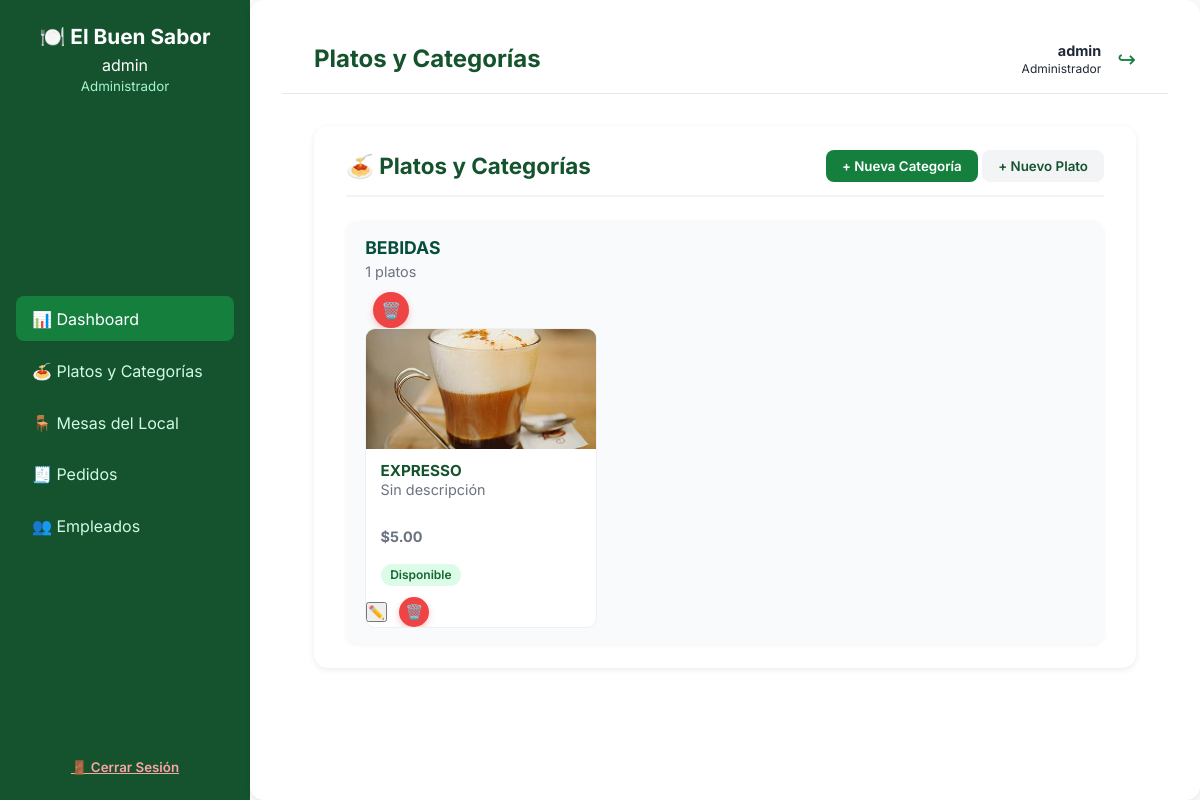
Before: /panel/platos/ (signed in) with the older database file.
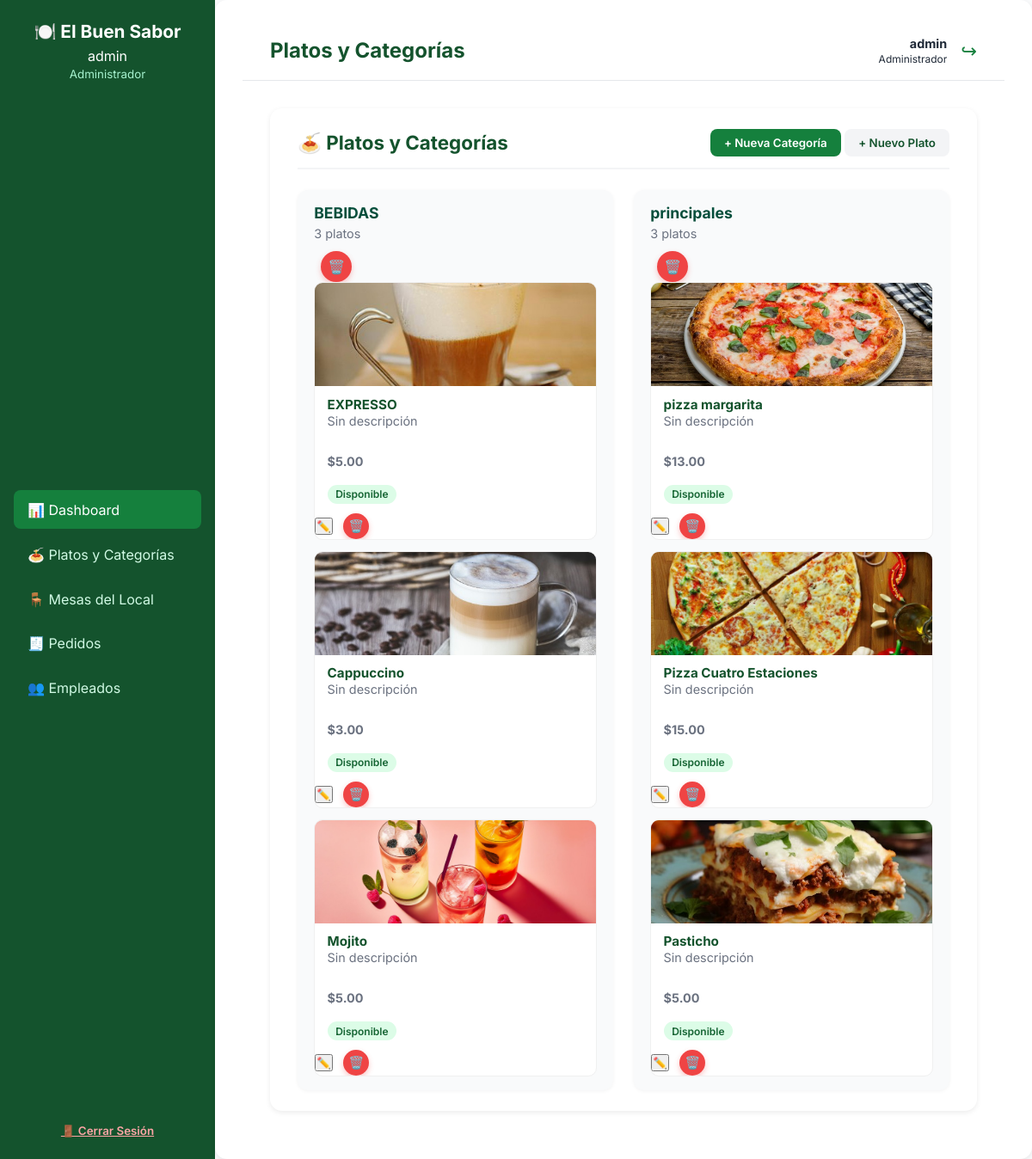
After: the same page with the newer database file.
### italian_cuisine_app/models.py (models this page shows, shortened)
class Empleado(models.Model):
    CARGOS = (
        ('administrador', 'Administrador'),
        ('mesero', 'Mesero'),
    )
    user = models.OneToOneField(User, on_delete=models.CASCADE, null=True, blank=True)
    cargo = models.CharField(max_length=20, choices=CARGOS)
    first_name = models.CharField(max_length=150, blank=True, null=True)
    last_name = models.CharField(max_length=150, blank=True, null=True)
    email = models.EmailField(blank=True, null=True)
    telefono = models.CharField(max_length=20, blank=True, null=True)
    fecha_ingreso = models.DateField(auto_now_add=True)

class Categoria(models.Model):
    nombre = models.CharField(max_length=50, unique=True)

class Plato(models.Model):
    nombre = models.CharField(max_length=100)
    descripcion = models.TextField(blank=True)
    precio = models.DecimalField(max_digits=8, decimal_places=2)
    disponible = models.BooleanField(default=True)
    categoria = models.ForeignKey(Categoria, on_delete=models.CASCADE, related_name='platos')
    imagen = models.ImageField(upload_to='platos/', blank=True, null=True)

### italian_cuisine_app/views.py (the view, shortened to what this page needs)
# urls.py: path('panel/platos/', PlatosCategoriasView.as_view(), name='platos_categorias'),
class PlatosCategoriasView(LoginRequiredMixin, TemplateView):
    template_name = "panel/platos_categorias.html"
    login_url = "/login/"
    def get_context_data(self, **kwargs):
        context = super().get_context_data(**kwargs)
        empleado = Empleado.objects.get(user=self.request.user)
        categorias = Categoria.objects.all().order_by("nombre")
        platos = Plato.objects.select_related("categoria").all().order_by("nombre")
        context.update({
            "empleado": empleado,
            "categorias": categorias,
            "platos": platos
        })
        return context

### italian_cuisine_app/templates/panel/platos_categorias.html (shortened to what this page needs)
{% extends 'panel_base.html' %}
{% load static %}
{% block titulo %}Platos y Categorías{% endblock %}
{% block contenido %}
<link rel="stylesheet" href="{% static 'css/platos_categorias.css' %}">
<section class="panel">
  <div class="panel-header">
    <h2>🍝 Platos y Categorías</h2>
    <div class="acciones">
      <button class="btn-primario" onclick="abrirModal('modalCategoria')">+ Nueva Categoría</button>
      <button class="btn-secundario" onclick="abrirModal('modalPlato')">+ Nuevo Plato</button>
    </div>
  </div>
  <div class="categorias">
    {% for categoria in categorias %}
      <div class="categoria-card">
        <div class="categoria-header">
          <div>
            <h3>{{ categoria.nombre }}</h3>
            <p>{{ categoria.platos.count }} platos</p>
          </div>
          <form method="post" action="{% url 'eliminar_categoria' categoria.id %}" onsubmit="return confirm('¿Eliminar la categoría {{ categoria.nombre }}?');">
            <button type="submit" class="btn-delete" title="Eliminar categoría">
              <span>🗑️</span>
            </button>
          </form>
        </div>
        <div class="platos">
          {% for plato in categoria.platos.all %}
            <div class="plato-card">
              {% if plato.imagen %}
                <img src="{{ plato.imagen.url }}" alt="{{ plato.nombre }}" loading="lazy">
              {% else %}
                <img src="{% static 'img/plato_default.jpg' %}" alt="Sin imagen" loading="lazy">
              {% endif %}
              <div class="plato-info">
                <h4>{{ plato.nombre }}</h4>
                <p class="descripcion">{{ plato.descripcion|default:"Sin descripción" }}</p>
                <p class="precio">${{ plato.precio }}</p>
                <span class="estado {% if plato.disponible %}disponible{% else %}no-disponible{% endif %}">
                  {% if plato.disponible %}Disponible{% else %}No disponible{% endif %}
                </span>
              </div>
              <div class="acciones-mini">
                <button type="button" class="btn-edit-mini" title="Editar plato" onclick="abrirModalEditar('{{ plato.id }}')">✏️</button>
                <form method="post" action="{% url 'eliminar_plato' plato.id %}" onsubmit="return confirm('¿Eliminar el plato {{ plato.nombre }}?');">
                  <button type="submit" class="btn-delete-mini" title="Eliminar plato">
                    <span>🗑️</span>
                  </button>
                </form>
              </div>
            </div>
          {% empty %}
            <p class="sin-platos">No hay platos en esta categoría.</p>
          {% endfor %}
        </div>
      </div>
    {% empty %}
      <p class="sin-categorias">Aún no hay categorías creadas.</p>
    {% endfor %}
  </div>
</section>
{% endblock %}

### italian_cuisine_app/templates/panel_base.html (shortened to what this page needs)
{% load static %}
<!DOCTYPE html>
<html lang="es">
<head>
  <link rel="stylesheet" href="{% static 'css/panel_base.css' %}">
</head>
<body>
  <aside class="sidebar">
    <div class="sidebar-header">
      <h2>🍽️ El Buen Sabor</h2>
      {% if empleado %}
        <p>{{ empleado.user.first_name|default:empleado.user.username }}</p>
        <small>{{ empleado.cargo|title }}</small>
      {% else %}
        <p>{{ request.user.first_name|default:request.user.username }}</p>
        <small>Usuario</small>
      {% endif %}
    </div>
    <nav class="menu">
      {% if empleado and empleado.cargo == 'administrador' %}
        <a href="{% url 'dashboard' %}" class="activo">📊 Dashboard</a>
        <a href="{% url 'platos_categorias' %}">🍝 Platos y Categorías</a>
        <a href="{% url 'panel_mesas' %}">🪑 Mesas del Local</a>
        <a href="{% url 'pedidos' %}">🧾 Pedidos</a>
        <a href="{% url 'empleados' %}">👥 Empleados</a>
      {% else %}
        <a href="{% url 'mis_pedidos' %}">🧾 Mis Pedidos</a>
        <a href="{% url 'pedidos' %}">➕ Nuevo Pedido</a>
      {% endif %}
    </nav>
    <div class="cerrar-sesion">
      <form method="post" action="{% url 'logout' %}">
        <button type="submit" class="btn-logout">🚪 Cerrar Sesión</button>
      </form>
    </div>
  </aside>
  <div class="panel">
    <header class="header">
      <div class="titulo-pagina">
        <h1>{% block titulo %}Panel{% endblock %}</h1>
      </div>
      <div class="usuario-info">
        <div class="texto">
          {% if empleado %}
            <strong>{{ empleado.user.first_name|default:empleado.user.username }}</strong><br>
            <small>{{ empleado.cargo|title }}</small>
          {% else %}
            <strong>{{ request.user.first_name|default:request.user.username }}</strong><br>
            <small>Usuario</small>
          {% endif %}
        </div>
        <a href="{% url 'logout' %}" title="Cerrar sesión">↪</a>
      </div>
    </header>
    <main class="contenido">
      {% block contenido %}{% endblock %}
    </main>
  </div>
</body>
</html>

### italian_cuisine_app/static/css/panel_base.css (style rules this page uses)
* { margin: 0; padding: 0; box-sizing: border-box; font-family: 'Inter', sans-serif; }
body { display: flex; background: #f9fafb; height: 100vh; }
.sidebar { width: 250px; background: #14532d; color: #fff; display: flex; flex-direction: column; justify-content: space-between; padding: 1.5rem 1rem; }
.sidebar-header { text-align: center; }
.sidebar-header h2 { font-size: 1.3rem; font-weight: 700; margin-bottom: 0.4rem; }
.sidebar-header small { color: #a7f3d0; }
.menu { margin-top: 2rem; display: flex; flex-direction: column; }
.menu a { color: #d1fae5; text-decoration: none; padding: 0.8rem 1rem; margin-bottom: 0.4rem; border-radius: 8px; transition: all 0.2s; }
.menu a:hover, .menu a.activo { background: #15803d; color: #fff; }
.cerrar-sesion { text-align: center; margin-top: 2rem; }
.panel { flex: 1; display: flex; flex-direction: column; padding: 0; }
.header { height: 70px; background: #fff; border-bottom: 1px solid #e5e7eb; display: flex; justify-content: space-between; align-items: center; padding: 0 2rem; }
.titulo-pagina h1 { font-size: 1.5rem; color: #14532d; }
.usuario-info { display: flex; align-items: center; gap: 1rem; }
.usuario-info .texto { text-align: right; font-size: 0.9rem; color: #1f2937; }
.usuario-info a { font-size: 1.4rem; color: #15803d; text-decoration: none; }
.contenido { flex: 1; padding: 2rem; overflow-y: auto; }
.estado { padding: 0.3rem 0.8rem; border-radius: 9999px; font-weight: 600; font-size: 0.8rem; }
.btn-logout { background: none; border: none; color: #fca5a5; font-weight: 600; cursor: pointer; text-decoration: underline; }

### italian_cuisine_app/static/css/platos_categorias.css (style rules this page uses)
.panel { background: #fff; border-radius: 14px; padding: 1.5rem 2rem; box-shadow: 0 2px 6px rgba(0, 0, 0, 0.08); animation: fadeIn 0.4s ease-in-out; }
.panel-header { display: flex; justify-content: space-between; align-items: center; border-bottom: 2px solid #f3f4f6; padding-bottom: 0.8rem; margin-bottom: 1.5rem; }
.panel-header h2 { font-size: 1.4rem; color: #14532d; font-weight: 700; }
.acciones button { border: none; outline: none; cursor: pointer; transition: all 0.2s ease; }
.btn-primario { background-color: #15803d; color: #fff; padding: 0.5rem 1rem; border-radius: 8px; font-weight: 600; }
.btn-secundario { background-color: #f3f4f6; color: #14532d; padding: 0.5rem 1rem; border-radius: 8px; font-weight: 600; }
.categorias { display: grid; grid-template-columns: repeat(auto-fit, minmax(320px, 1fr)); gap: 1.5rem; }
.categoria-card { background: #f9fafb; border-radius: 12px; box-shadow: 0 1px 4px rgba(0, 0, 0, 0.05); padding: 1rem 1.2rem; transition: all 0.25s ease; }
.categoria-card h3 { color: #064e3b; margin-bottom: 0.3rem; font-size: 1.1rem; font-weight: 700; }
.categoria-card p { font-size: 0.9rem; color: #6b7280; margin-bottom: 0.8rem; }
.platos { display: grid; grid-template-columns: repeat(auto-fill, minmax(190px, 1fr)); gap: 0.8rem; }
.plato-card { background-color: #ffffff; border-radius: 10px; overflow: hidden; display: flex; flex-direction: column; border: 1px solid #f0f0f0; transition: all 0.25s ease; }
.plato-card img { width: 100%; height: 120px; object-fit: cover; }
.plato-info { padding: 0.7rem 0.9rem; }
.plato-info h4 { margin-bottom: 0.1rem; font-size: 0.95rem; color: #14532d; font-weight: 700; }
.descripcion { color: #6b7280; font-size: 0.85rem; line-height: 1.3; height: 34px; overflow: hidden; }
.precio { margin-top: 0.3rem; font-weight: 700; font-size: 0.9rem; color: #111827; }
.estado { display: inline-block; padding: 0.2rem 0.6rem; border-radius: 9999px; font-size: 0.75rem; font-weight: 600; margin-top: 0.4rem; }
.disponible { background: #dcfce7; color: #166534; }
.btn-delete, .btn-delete-mini { background: linear-gradient(145deg, #f87171, #dc2626); color: white; border: none; border-radius: 50%; width: 34px; height: 34px; font-size: 1.1rem; display: flex; align-items: center; justify-content: center; cursor: pointer; transition: all 0.2s ease-in-out; box-shadow: 0 3px 6px rgba(220, 38, 38, 0.25); }
.btn-delete-mini { width: 30px; height: 30px; font-size: 1rem; }
.categoria-header form, .plato-card form { display: inline-block; margin-left: 8px; }
.btn-delete, .btn-delete-mini { background: #ef4444; color: white; border: none; border-radius: 50%; width: 36px; height: 36px; font-size: 1rem; display: flex; align-items: center; justify-content: center; cursor: pointer; transition: all 0.25s ease; box-shadow: 0 3px 6px rgba(239, 68, 68, 0.3); }
.btn-delete-mini { width: 30px; height: 30px; font-size: 0.9rem; }

Changed rows visible on the page:
computed for Categoria "BEBIDAS": platos.count "1" → "3"
added Plato: imagen (picture), nombre "Cappuccino", descripcion "Sin descripción", precio "3.00", disponible "Disponible", shown under Categoria "BEBIDAS"
added Plato: imagen (picture), nombre "Mojito", descripcion "Sin descripción", precio "5.00", disponible "Disponible", shown under Categoria "BEBIDAS"
added Categoria: nombre "principales", platos.count "3"
added Plato: imagen (picture), nombre "pizza margarita", descripcion "Sin descripción", precio "13.00", disponible "Disponible", shown under "principales"
added Plato: imagen (picture), nombre "Pizza Cuatro Estaciones", descripcion "Sin descripción", precio "15.00", disponible "Disponible", shown under "principales"
added Plato: imagen (picture), nombre "Pasticho", descripcion "Sin descripción", precio "5.00", disponible "Disponible", shown under "principales"
